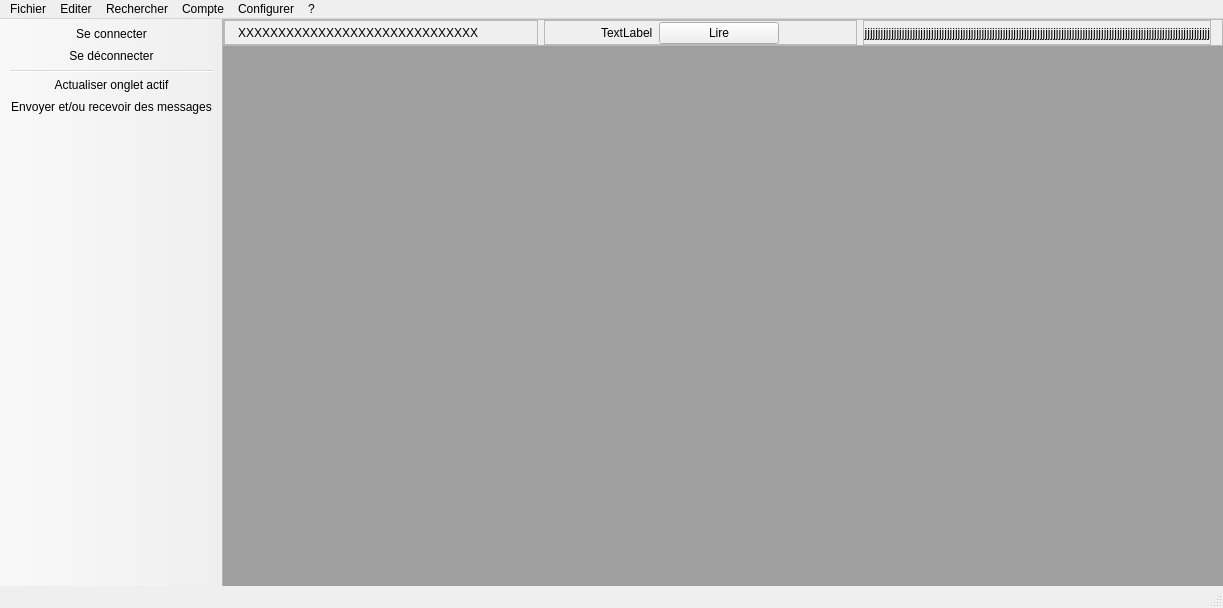
<?xml version="1.0" encoding="UTF-8"?>
<ui version="4.0">
 <class>MainWindow</class>
 <widget class="QMainWindow" name="MainWindow">
  <property name="geometry">
   <rect>
    <x>0</x>
    <y>0</y>
    <width>1043</width>
    <height>608</height>
   </rect>
  </property>
  <property name="windowTitle">
   <string>Hotel Manager Admin 2011 [bienvenue au service administration]</string>
  </property>
  <property name="windowIcon">
   <iconset>
    <normaloff>:/images/logo_a.png</normaloff>:/images/logo_a.png</iconset>
  </property>
  <widget class="QWidget" name="centralWidget">
   <layout class="QGridLayout" name="gridLayout_3">
    <property name="verticalSpacing">
     <number>0</number>
    </property>
    <property name="margin">
     <number>0</number>
    </property>
    <item row="0" column="0">
     <widget class="QFrame" name="frame">
      <property name="frameShape">
       <enum>QFrame::StyledPanel</enum>
      </property>
      <property name="frameShadow">
       <enum>QFrame::Raised</enum>
      </property>
      <layout class="QGridLayout" name="gridLayout_2">
       <property name="leftMargin">
        <number>0</number>
       </property>
       <property name="topMargin">
        <number>0</number>
       </property>
       <property name="bottomMargin">
        <number>0</number>
       </property>
       <item row="0" column="0">
        <widget class="QFrame" name="frameHeureServeur">
         <property name="minimumSize">
          <size>
           <width>0</width>
           <height>0</height>
          </size>
         </property>
         <property name="maximumSize">
          <size>
           <width>16777215</width>
           <height>52</height>
          </size>
         </property>
         <property name="frameShape">
          <enum>QFrame::StyledPanel</enum>
         </property>
         <property name="frameShadow">
          <enum>QFrame::Raised</enum>
         </property>
         <layout class="QFormLayout" name="formLayout_3">
          <property name="formAlignment">
           <set>Qt::AlignLeading|Qt::AlignLeft|Qt::AlignVCenter</set>
          </property>
          <property name="margin">
           <number>0</number>
          </property>
          <item row="0" column="0">
           <widget class="QLabel" name="label_logo">
            <property name="maximumSize">
             <size>
              <width>38</width>
              <height>32</height>
             </size>
            </property>
            <property name="text">
             <string/>
            </property>
            <property name="pixmap">
             <pixmap>:/images/logo.png</pixmap>
            </property>
            <property name="scaledContents">
             <bool>true</bool>
            </property>
           </widget>
          </item>
          <item row="0" column="1">
           <widget class="QLabel" name="label_horloge">
            <property name="text">
             <string>XXXXXXXXXXXXXXXXXXXXXXXXXXXXXX</string>
            </property>
           </widget>
          </item>
         </layout>
        </widget>
       </item>
       <item row="0" column="1">
        <widget class="QFrame" name="frameMessagerie">
         <property name="minimumSize">
          <size>
           <width>75</width>
           <height>0</height>
          </size>
         </property>
         <property name="maximumSize">
          <size>
           <width>100000</width>
           <height>52</height>
          </size>
         </property>
         <property name="layoutDirection">
          <enum>Qt::LeftToRight</enum>
         </property>
         <property name="frameShape">
          <enum>QFrame::StyledPanel</enum>
         </property>
         <property name="frameShadow">
          <enum>QFrame::Raised</enum>
         </property>
         <layout class="QFormLayout" name="formLayout_2">
          <property name="labelAlignment">
           <set>Qt::AlignCenter</set>
          </property>
          <property name="formAlignment">
           <set>Qt::AlignCenter</set>
          </property>
          <property name="margin">
           <number>0</number>
          </property>
          <item row="0" column="0">
           <widget class="QLabel" name="labelEnveloppe">
            <property name="minimumSize">
             <size>
              <width>50</width>
              <height>23</height>
             </size>
            </property>
            <property name="maximumSize">
             <size>
              <width>50</width>
              <height>23</height>
             </size>
            </property>
            <property name="layoutDirection">
             <enum>Qt::LeftToRight</enum>
            </property>
            <property name="text">
             <string/>
            </property>
            <property name="pixmap">
             <pixmap>:/images/enveloppe.png</pixmap>
            </property>
            <property name="scaledContents">
             <bool>true</bool>
            </property>
            <property name="alignment">
             <set>Qt::AlignCenter</set>
            </property>
           </widget>
          </item>
          <item row="0" column="1">
           <layout class="QFormLayout" name="formLayout_5">
            <property name="fieldGrowthPolicy">
             <enum>QFormLayout::AllNonFixedFieldsGrow</enum>
            </property>
            <property name="formAlignment">
             <set>Qt::AlignLeading|Qt::AlignLeft|Qt::AlignVCenter</set>
            </property>
            <item row="0" column="0">
             <widget class="QLabel" name="labelNbMsgNonLus">
              <property name="text">
               <string>TextLabel</string>
              </property>
             </widget>
            </item>
            <item row="0" column="1">
             <widget class="QPushButton" name="btn_lire">
              <property name="maximumSize">
               <size>
                <width>120</width>
                <height>23</height>
               </size>
              </property>
              <property name="text">
               <string>Lire</string>
              </property>
             </widget>
            </item>
           </layout>
          </item>
         </layout>
        </widget>
       </item>
       <item row="0" column="2">
        <widget class="QFrame" name="frameHeureDeConnection">
         <property name="minimumSize">
          <size>
           <width>0</width>
           <height>0</height>
          </size>
         </property>
         <property name="maximumSize">
          <size>
           <width>16777215</width>
           <height>52</height>
          </size>
         </property>
         <property name="layoutDirection">
          <enum>Qt::LeftToRight</enum>
         </property>
         <property name="frameShape">
          <enum>QFrame::StyledPanel</enum>
         </property>
         <property name="frameShadow">
          <enum>QFrame::Raised</enum>
         </property>
         <layout class="QFormLayout" name="formLayout">
          <property name="labelAlignment">
           <set>Qt::AlignRight|Qt::AlignTrailing|Qt::AlignVCenter</set>
          </property>
          <property name="formAlignment">
           <set>Qt::AlignRight|Qt::AlignTrailing|Qt::AlignVCenter</set>
          </property>
          <property name="margin">
           <number>0</number>
          </property>
          <item row="0" column="0">
           <widget class="QLabel" name="label_heureDeConnection">
            <property name="layoutDirection">
             <enum>Qt::LeftToRight</enum>
            </property>
            <property name="text">
             <string>jjjjjjjjjjjjjjjjjjjjjjjjjjjjjjjjjjjjjjjjjjjjjjjjjjjjjjjjjjjjjjjjjjjjjjjjjjjjjjjjjjjjjjjjjjjjjjjjjjjjjjjjjjjjjjjjjjjjjjjjjjjjjjjjjj</string>
            </property>
            <property name="alignment">
             <set>Qt::AlignRight|Qt::AlignTrailing|Qt::AlignVCenter</set>
            </property>
           </widget>
          </item>
         </layout>
        </widget>
       </item>
      </layout>
     </widget>
    </item>
    <item row="1" column="0">
     <widget class="QMdiArea" name="mdiArea">
      <property name="minimumSize">
       <size>
        <width>1000</width>
        <height>0</height>
       </size>
      </property>
     </widget>
    </item>
   </layout>
  </widget>
  <widget class="QMenuBar" name="menuBar">
   <property name="geometry">
    <rect>
     <x>0</x>
     <y>0</y>
     <width>1043</width>
     <height>21</height>
    </rect>
   </property>
   <widget class="QMenu" name="menuFichier">
    <property name="title">
     <string>Fichier</string>
    </property>
    <addaction name="actionSe_connecter"/>
    <addaction name="actionSe_d_connecter"/>
    <addaction name="separator"/>
    <addaction name="actionActiver_son_compte"/>
    <addaction name="separator"/>
    <addaction name="actionQuitter"/>
   </widget>
   <widget class="QMenu" name="menuEditer">
    <property name="title">
     <string>Editer</string>
    </property>
    <addaction name="actionChanger_password"/>
   </widget>
   <widget class="QMenu" name="menuAide">
    <property name="title">
     <string>?</string>
    </property>
    <addaction name="actionAide_en_ligne"/>
    <addaction name="separator"/>
    <addaction name="actionA_propos_de_Hotel_Manager_Plus"/>
   </widget>
   <widget class="QMenu" name="menuRechercher">
    <property name="title">
     <string>Rechercher</string>
    </property>
    <addaction name="actionFacture_non_pay"/>
   </widget>
   <widget class="QMenu" name="menuComptes">
    <property name="title">
     <string>Compte</string>
    </property>
    <addaction name="actionCr_er_un_compte_client"/>
    <addaction name="actionD_biter_un_compte_client"/>
   </widget>
   <widget class="QMenu" name="menuConfigurer">
    <property name="title">
     <string>Configurer</string>
    </property>
    <addaction name="actionConfigurer_mes_tables"/>
    <addaction name="separator"/>
    <addaction name="actionConfigurer_mon_module"/>
   </widget>
   <addaction name="menuFichier"/>
   <addaction name="menuEditer"/>
   <addaction name="menuRechercher"/>
   <addaction name="menuComptes"/>
   <addaction name="menuConfigurer"/>
   <addaction name="menuAide"/>
  </widget>
  <widget class="QToolBar" name="mainToolBar">
   <property name="movable">
    <bool>false</bool>
   </property>
   <property name="iconSize">
    <size>
     <width>32</width>
     <height>32</height>
    </size>
   </property>
   <property name="floatable">
    <bool>false</bool>
   </property>
   <attribute name="toolBarArea">
    <enum>LeftToolBarArea</enum>
   </attribute>
   <attribute name="toolBarBreak">
    <bool>false</bool>
   </attribute>
   <addaction name="actionSe_connecter"/>
   <addaction name="actionSe_d_connecter"/>
   <addaction name="separator"/>
   <addaction name="actionActualiser_onglet_actif"/>
   <addaction name="actionEcrire_et_recevoir_des_messages"/>
  </widget>
  <widget class="QStatusBar" name="statusBar"/>
  <action name="actionQuitter">
   <property name="text">
    <string>Quitter</string>
   </property>
  </action>
  <action name="actionChanger_password">
   <property name="text">
    <string>Editer votre compte...</string>
   </property>
   <property name="toolTip">
    <string>Changer le mot de passe du compte administrateur en cours</string>
   </property>
  </action>
  <action name="actionSe_connecter_au_service_R_ception">
   <property name="text">
    <string>Se connecter au service Réception</string>
   </property>
  </action>
  <action name="actionSe_connecter">
   <property name="icon">
    <iconset>
     <normaloff>:/images/connecter.png</normaloff>:/images/connecter.png</iconset>
   </property>
   <property name="text">
    <string>Se connecter</string>
   </property>
  </action>
  <action name="actionSe_d_connecter">
   <property name="icon">
    <iconset>
     <normaloff>:/images/déconnecter.png</normaloff>:/images/déconnecter.png</iconset>
   </property>
   <property name="text">
    <string>Se déconnecter</string>
   </property>
  </action>
  <action name="actionActiver_son_compte">
   <property name="text">
    <string>Activer un nouveau compte...</string>
   </property>
  </action>
  <action name="actionEcrire_et_recevoir_des_messages">
   <property name="icon">
    <iconset>
     <normaloff>:/images/msgs2.png</normaloff>:/images/msgs2.png</iconset>
   </property>
   <property name="text">
    <string>Envoyer et/ou recevoir des messages</string>
   </property>
  </action>
  <action name="actionAide_en_ligne">
   <property name="text">
    <string>Aide en ligne</string>
   </property>
  </action>
  <action name="actionA_propos_de_Hotel_Manager_Plus">
   <property name="text">
    <string>A propos de Hotel Manager Plus...</string>
   </property>
  </action>
  <action name="actionFacture_non_pay">
   <property name="text">
    <string>Factures non payées</string>
   </property>
  </action>
  <action name="actionCr_er_un_compte_client">
   <property name="text">
    <string>Créer un compte client</string>
   </property>
  </action>
  <action name="actionD_biter_un_compte_client">
   <property name="text">
    <string>Débiter/créditer un compte client</string>
   </property>
  </action>
  <action name="actionConfigurer_mes_tables">
   <property name="text">
    <string>Configurer mes tables</string>
   </property>
  </action>
  <action name="actionConfigurer_mon_module">
   <property name="text">
    <string>Configurer mon module</string>
   </property>
  </action>
  <action name="actionActualiser_onglet_actif">
   <property name="icon">
    <iconset>
     <normaloff>:/images/actualiser_pf.png</normaloff>:/images/actualiser_pf.png</iconset>
   </property>
   <property name="text">
    <string>Actualiser onglet actif</string>
   </property>
   <property name="toolTip">
    <string>Actualiser onglet actif</string>
   </property>
  </action>
 </widget>
 <layoutdefault spacing="6" margin="11"/>
 <resources/>
 <connections/>
</ui>
